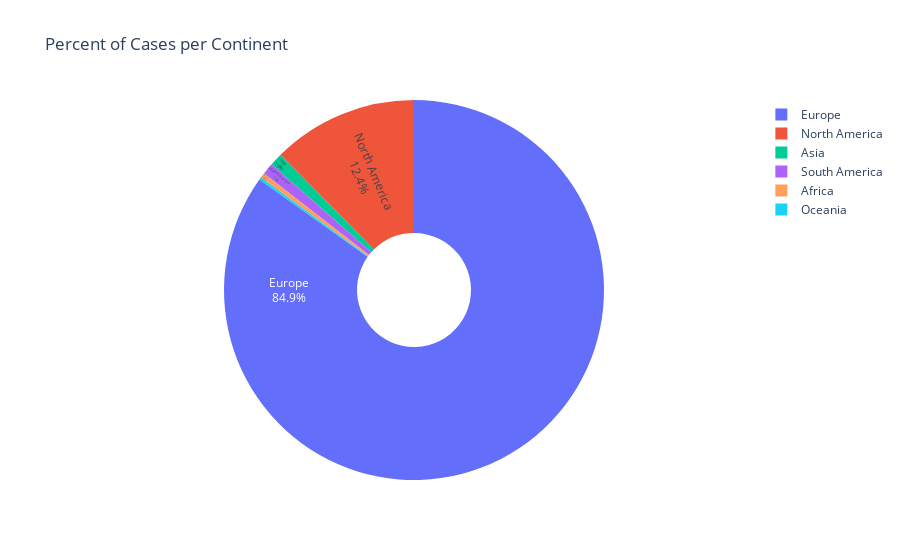

The code cell stored with this chart in its notebook:
### Code cell
figpie = go.Figure(data= [go.Pie(
    labels = labels,
    values = values,
    textinfo='label+percent',
    textposition = 'inside',
    insidetextorientation = 'radial',
    hole = .3,
)])
figpie.update_layout(title = 'Percent of Cases per Continent')

figpie.show()

### Figure 1 — Plotly figure (JSON) as saved in the notebook; plotly's stock layout.template omitted (floating-point values rounded to 4 significant figures)
{"data": [{"hole": 0.3, "insidetextorientation": "radial", "labels": ["Africa", "Asia", "Europe", "North America", "Oceania", "South America"], "textinfo": "label+percent", "textposition": "inside", "type": "pie", "values": [24, 61, 4752, 694, 12, 56]}], "layout": {"title": {"text": "Percent of Cases per Continent"}}}
